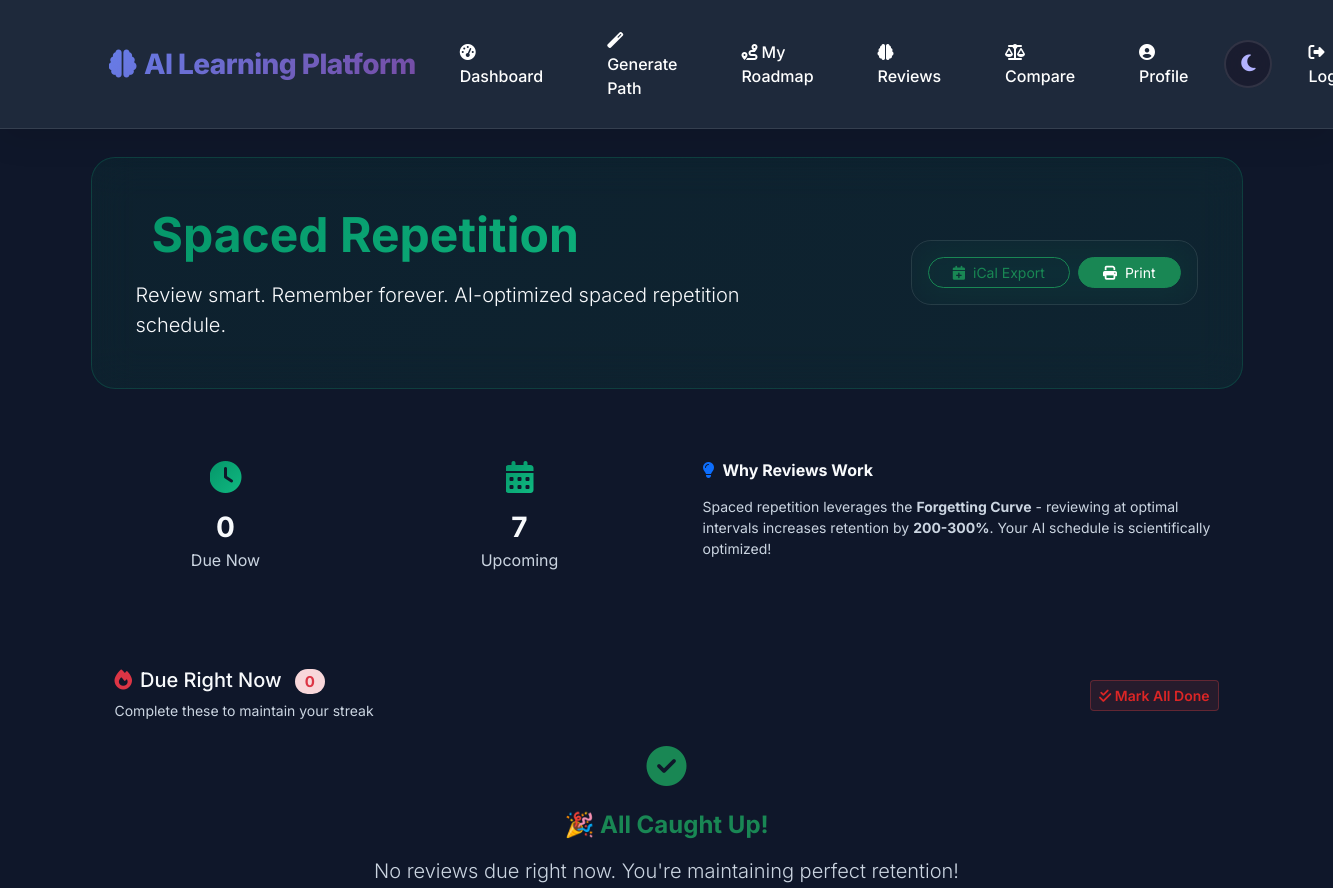
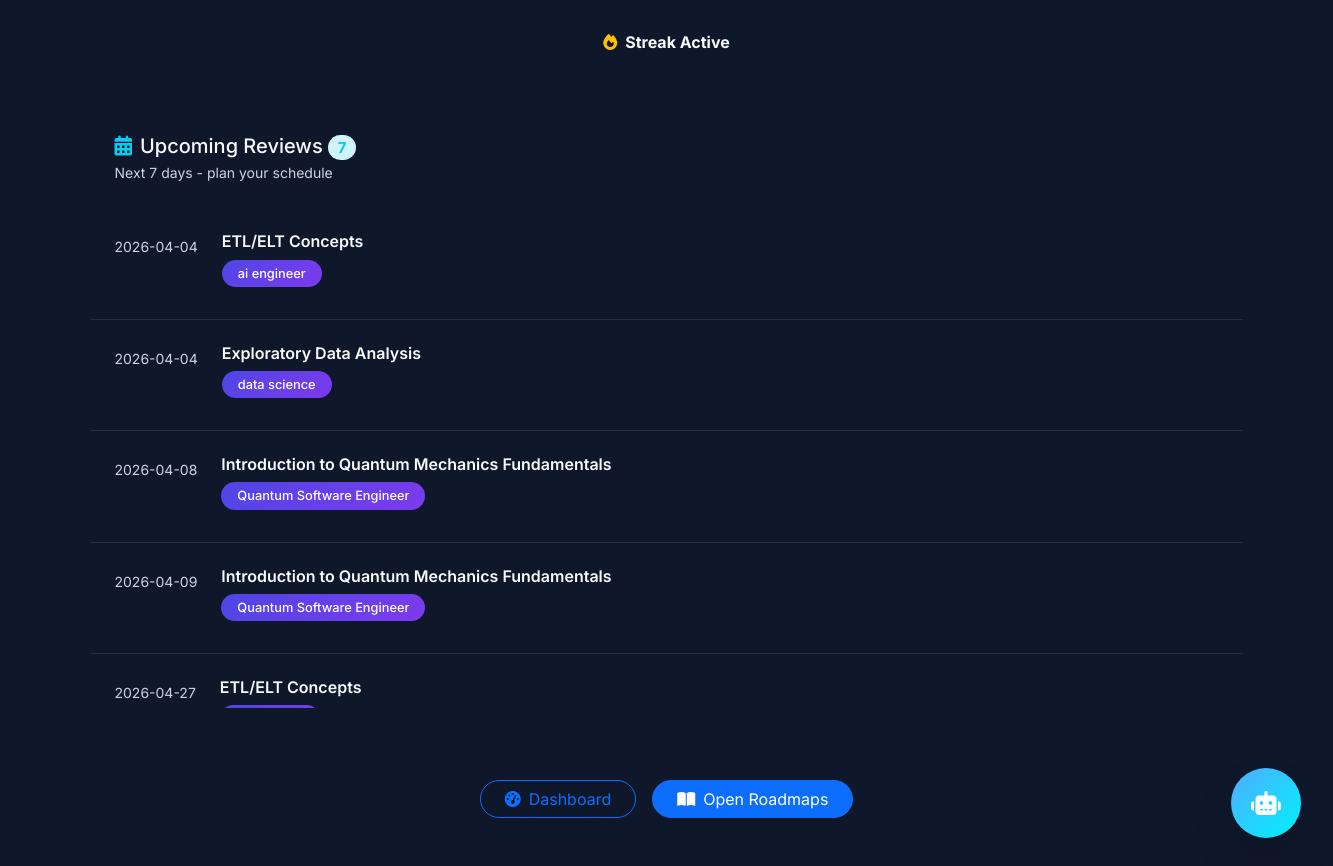
/reviews (signed in), run on the app's committed database (2 pictures, top to bottom).
### tables this page shows
CREATE TABLE review_tasks (
                id INTEGER PRIMARY KEY AUTOINCREMENT,
                user_id INTEGER NOT NULL,
                roadmap_id INTEGER NOT NULL,
                topic TEXT NOT NULL,
                due_date TEXT NOT NULL,
                completed INTEGER NOT NULL DEFAULT 0,
                completed_at TEXT,
                UNIQUE(user_id, roadmap_id, topic, due_date)
            );

CREATE TABLE user_roadmap (
                id INTEGER PRIMARY KEY AUTOINCREMENT,
                user_id INTEGER NOT NULL,
                created_at TEXT NOT NULL,
                roadmap_json TEXT NOT NULL,
                domain TEXT, name TEXT, target_role TEXT, archived INTEGER NOT NULL DEFAULT 0, weekly_hours INTEGER, goal_date TEXT,
                FOREIGN KEY (user_id) REFERENCES users (id)
            );

### app.py (the view)
@app.route("/reviews")
@require_login
def reviews_page():
    user_id = session["user_id"]
    due = get_due_reviews(user_id, limit=100)
    with get_db() as conn:
        upcoming = conn.execute(
            """
            SELECT rt.id, rt.roadmap_id, rt.topic, rt.due_date, ur.name
            FROM review_tasks rt
            JOIN user_roadmap ur ON ur.id = rt.roadmap_id
            WHERE rt.user_id = ? AND rt.completed = 0 AND rt.due_date > date('now') AND ur.archived = 0
            ORDER BY rt.due_date ASC
            LIMIT 100
            """,
            (user_id,),
        ).fetchall()
    upcoming_list = [{"id": r["id"], "roadmap_id": r["roadmap_id"], "topic": r["topic"], "due_date": r["due_date"], "path_name": (r["name"] or ("Path " + str(r["roadmap_id"])))} for r in upcoming]
    return render_template("reviews.html", due_reviews=due, upcoming_reviews=upcoming_list)

### app.py (called while the page is built)
def get_db() -> sqlite3.Connection:
    db = sqlite3.connect(app.config["DATABASE"])
    db.row_factory = sqlite3.Row
    return db

def require_login(f):
    from functools import wraps
    @wraps(f)
    def wrapped(*args, **kwargs):
        if "user_id" not in session:
            return redirect(url_for("login"))
        return f(*args, **kwargs)
    return wrapped

def get_due_reviews(user_id: int, limit: int = 8) -> list:
    today = datetime.utcnow().date().isoformat()
    with get_db() as conn:
        rows = conn.execute(
            """
            SELECT rt.id, rt.roadmap_id, rt.topic, rt.due_date, ur.name
            FROM review_tasks rt
            JOIN user_roadmap ur ON ur.id = rt.roadmap_id
            WHERE rt.user_id = ? AND rt.completed = 0 AND rt.due_date <= ? AND ur.archived = 0
            ORDER BY rt.due_date ASC, rt.id ASC
            LIMIT ?
            """,
            (user_id, today, limit),
        ).fetchall()
    return [{"id": r["id"], "roadmap_id": r["roadmap_id"], "topic": r["topic"], "due_date": r["due_date"], "path_name": (r["name"] or ("Path " + str(r["roadmap_id"])))} for r in rows]

### templates/reviews.html (shortened to what this page needs)
{% extends "base.html" %}
{% block content %}
<div class="reviews-hero mb-5 fade-in">
  <div class="container">
    <div class="row align-items-center">
      <div class="col-lg-8">
        <h1 class="display-5 fw-bold mb-3" style="background: linear-gradient(135deg, #059669, #10b981); -webkit-background-clip: text; background-clip: text; -webkit-text-fill-color: transparent;">
          Spaced Repetition
        </h1>
        <p class="lead mb-0 text-lg-muted">Review smart. Remember forever. AI-optimized spaced repetition schedule.</p>
      </div>
      <div class="col-lg-4 text-lg-end">
        <div class="export-actions glass-card p-3 d-inline-flex align-items-center gap-2">
          <a href="{{ url_for('export_reviews_ics') }}" class="btn btn-outline-success btn-sm rounded-pill px-4">
            <i class="fas fa-calendar-plus me-2"></i>iCal Export
          </a>
          <button onclick="printReviews()" class="btn btn-success btn-sm rounded-pill px-4">
            <i class="fas fa-print me-2"></i>Print
          </button>
        </div>
      </div>
    </div>
  </div>
</div>
<div class="row g-4 mb-5">
  <div class="col-md-3">
    <div class="stat-card glass-card text-center p-4 lift-hover">
      <div class="stat-icon mb-3">
        <i class="fas fa-clock fs-2 text-warning"></i>
      </div>
      <div class="stat-number h3 fw-bold mb-1">{{ due_reviews|length }}</div>
      <div class="stat-label text-muted">Due Now</div>
    </div>
  </div>
  <div class="col-md-3">
    <div class="stat-card glass-card text-center p-4 lift-hover">
      <div class="stat-icon mb-3">
        <i class="fas fa-calendar-days fs-2 text-info"></i>
      </div>
      <div class="stat-number h3 fw-bold mb-1">{{ upcoming_reviews|length }}</div>
      <div class="stat-label text-muted">Upcoming</div>
    </div>
  </div>
  <div class="col-md-6">
    <div class="glass-card p-4">
      <h6 class="mb-3 fw-bold">
        <i class="fas fa-lightbulb text-primary me-2"></i>Why Reviews Work
      </h6>
      <p class="small text-muted mb-0">
        Spaced repetition leverages the <strong>Forgetting Curve</strong> - reviewing at optimal intervals
        increases retention by <strong>200-300%</strong>. Your AI schedule is scientifically optimized!
      </p>
    </div>
  </div>
</div>
<div class="due-now-section mb-5">
  <div class="glass-card">
    <div class="card-header d-flex justify-content-between align-items-center p-4">
      <div>
        <h5 class="mb-1">
          <i class="fas fa-fire text-danger me-2"></i>Due Right Now
          <span class="badge bg-danger-subtle text-danger rounded-pill ms-2">{{ due_reviews|length }}</span>
        </h5>
        <small class="text-muted">Complete these to maintain your streak</small>
      </div>
      <div class="btn-group" role="group">
        <button class="btn btn-sm btn-outline-danger mark-all-done" id="mark-all-done">
          <i class="fas fa-check-double"></i> Mark All Done
        </button>
      </div>
    </div>
    <div class="card-body p-0">
      {% if due_reviews %}
      <div class="reviews-list">
        {% for r in due_reviews %}
        <div class="review-item due-item glass-card-hover p-4 border-bottom" data-review-id="{{ r.id }}" style="border-bottom: 1px solid var(--glass-border);">
          <div class="d-flex align-items-start justify-content-between">
            <div class="flex-grow-1 me-3">
              <div class="review-title fw-bold mb-2 text-truncate" style="font-size: 1.1rem;">{{ r.topic }}</div>
              <div class="review-meta d-flex align-items-center gap-3 small text-muted">
                <span class="path-badge rounded-pill px-3 py-1">
                  <i class="fas fa-route me-1"></i>{{ r.path_name }}
                </span>
                <span>
                  <i class="fas fa-calendar-day me-1"></i>{{ r.due_date }}
                </span>
              </div>
            </div>
            <button type="button" class="btn btn-success review-done-btn rounded-pill px-4 py-2 shadow-sm position-relative overflow-hidden" data-review-id="{{ r.id }}">
              <span class="btn-text">Mark Done</span>
              <div class="btn-ripple"></div>
            </button>
          </div>
        </div>
        {% endfor %}
      </div>
      {% else %}
      <div class="empty-state text-center py-8 px-4">
        <div class="empty-icon mb-4">
          <i class="fas fa-check-circle fs-1 text-success"></i>
        </div>
        <h4 class="mb-3 fw-bold text-success">🎉 All Caught Up!</h4>
        <p class="lead text-muted mb-4">No reviews due right now. You're maintaining perfect retention!</p>
        <div class="streak-badge glass-card d-inline-flex align-items-center gap-2 px-4 py-2">
          <i class="fas fa-fire text-warning"></i>
          <span class="fw-bold">Streak Active</span>
        </div>
      </div>
      {% endif %}
    </div>
  </div>
</div>
<div class="upcoming-section">
  <div class="glass-card">
    <div class="card-header p-4">
      <h5 class="mb-0">
        <i class="fas fa-calendar-days text-info me-2"></i>Upcoming Reviews
        <span class="badge bg-info-subtle text-info rounded-pill">{{ upcoming_reviews|length }}</span>
      </h5>
      <small class="text-muted">Next 7 days - plan your schedule</small>
    </div>
    <div class="card-body p-0">
      {% if upcoming_reviews %}
      <div class="timeline-container">
        {% for r in upcoming_reviews %}
        <div class="timeline-item glass-card-hover p-4" style="border-bottom: 1px solid var(--glass-border);">
          <div class="d-flex align-items-start gap-4">
            <div class="timeline-date flex-shrink-0 text-center">
              <div class="date-label small text-muted">{{ r.due_date.split(' ')[0] if r.due_date.split(' ') | length > 1 else r.due_date }}</div>
            </div>
            <div class="flex-grow-1">
              <h6 class="review-title fw-semibold mb-2">{{ r.topic }}</h6>
              <div class="d-flex align-items-center gap-3 small text-muted mb-2">
                <span class="path-tag rounded-pill bg-light px-3 py-1">
                  {{ r.path_name }}
                </span>
              </div>
            </div>
          </div>
        </div>
        {% endfor %}
      </div>
      {% endif %}
    </div>
  </div>
</div>
<div class="quick-actions mt-5 text-center">
  <div class="glass-card p-4 d-inline-flex gap-3 flex-wrap justify-content-center">
    <a href="{{ url_for('dashboard') }}" class="btn btn-outline-primary rounded-pill px-4">
      <i class="fas fa-tachometer-alt me-2"></i>Dashboard
    </a>
    <a href="{{ url_for('roadmap') }}" class="btn btn-primary rounded-pill px-4">
      <i class="fas fa-book-open me-2"></i>Open Roadmaps
    </a>
  </div>
</div>
{% endblock %}

### static/style.css (style rules this page uses)
:root { --app-primary: #4F46E5; --app-primary-hover: #4338CA; --app-secondary: #6366F1; --app-bg: #0F172A; --app-bg-elevated: #1E293B; --app-bg-input: #334155; --app-text: #F8FAFC; --app-text-muted: #CBD5E1; --app-border: #334155; --app-success: #10B981; --app-success-soft: rgba(16, 185, 129, 0.15); --app-danger: #EF4444; --app-shadow: 0 4px 6px -1px rgba(0, 0, 0, 0.2), 0 2px 4px -2px rgba(0, 0, 0, 0.15); --app-shadow-hover: 0 10px 15px -3px rgba(0, 0, 0, 0.25), 0 4px 6px -4px rgba(0, 0, 0, 0.2); --app-radius: 12px; --app-radius-sm: 8px; --app-transition: 0.2s ease; }
* { box-sizing: border-box; }
body, .app-body { font-family: 'Inter', -apple-system, BlinkMacSystemFont, sans-serif; min-height: 100vh; background: var(--app-bg); color: var(--app-text); -webkit-font-smoothing: antialiased; }
.text-muted { color: var(--app-text-muted) !important; }
.small, small { color: var(--app-text-muted); }
.card-title, .card-header, .card-body { color: var(--app-text); }

### templates/base.html (style rules this page uses)
:root { --primary-gradient: linear-gradient(135deg, #667eea 0%, #764ba2 100%); --secondary-gradient: linear-gradient(135deg, #f093fb 0%, #f5576c 100%); --success-gradient: linear-gradient(135deg, #4facfe 0%, #00f2fe 100%); --glass-bg: rgba(255, 255, 255, 0.1); --glass-border: rgba(255, 255, 255, 0.2); --shadow-lg: 0 25px 45px rgba(0,0,0,0.1); --shadow-sm: 0 10px 30px rgba(0,0,0,0.1); }
[data-theme="dark"] { --glass-bg: rgba(26, 26, 46, 0.8); --glass-border: rgba(255, 255, 255, 0.1); --bg-primary: #0a0a23; --text-primary: #ffffff; --text-secondary: #b3b3ff; }
* { box-sizing: border-box; }
body { font-family: 'Inter', sans-serif; background: linear-gradient(135deg, var(--bg-primary), #e2e8f0); color: var(--text-primary); margin: 0; overflow-x: hidden; transition: all 0.4s cubic-bezier(0.4, 0, 0.2, 1); }
.fade-in { animation: fadeInUp 0.6s ease forwards; }

### templates/reviews.html (style rules this page uses)
.reviews-hero { background: linear-gradient(135deg, rgba(5, 150, 105, 0.08), rgba(16, 185, 129, 0.08)); border-radius: 24px; padding: 3rem 2rem; margin-bottom: 3rem; backdrop-filter: blur(20px); border: 1px solid rgba(16, 185, 129, 0.2); }
.export-actions { backdrop-filter: blur(20px); border: 1px solid var(--glass-border); border-radius: 20px; }
.stat-card .stat-icon i { background: linear-gradient(135deg, #059669, #10b981); -webkit-background-clip: text; -webkit-text-fill-color: transparent; background-clip: text; }
.path-badge, .path-tag { background: linear-gradient(135deg, #4f46e5, #7c3aed); color: white; font-size: 0.8rem; font-weight: 500; }
.timeline-container { max-height: 500px; overflow-y: auto; }
.timeline-item { transition: all 0.3s ease; }
.timeline-date { min-width: 80px; }
.mark-all-done { background: rgba(239, 68, 68, 0.1); border: 1px solid rgba(239, 68, 68, 0.3); color: #dc2626; font-weight: 600; }

### data on the page
review_tasks: due_date.split|length "2026-04-04", topic "ETL/ELT Concepts", path_name "ai engineer"
review_tasks: due_date.split|length "2026-04-04", topic "Exploratory Data Analysis", path_name "data science"
review_tasks: due_date.split|length "2026-04-08", topic "Introduction to Quantum Mechanics Fundamentals", path_name "Quantum Software Engineer"
review_tasks: due_date.split|length "2026-04-09", topic "Introduction to Quantum Mechanics Fundamentals", path_name "Quantum Software Engineer"
review_tasks: due_date.split|length "2026-04-27", topic "ETL/ELT Concepts"

### other printed values
{{ due_reviews|length }} "0"
{{ upcoming_reviews|length }} "7"
